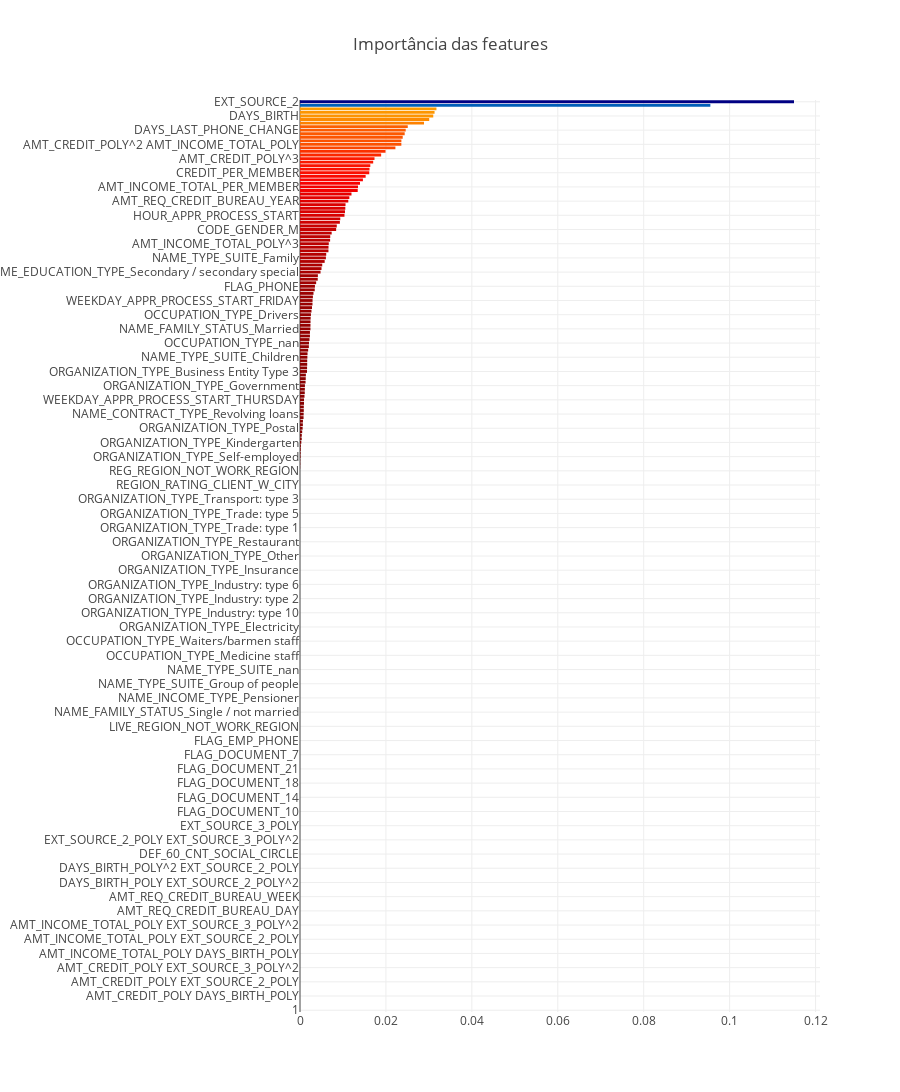

Notebook source saved alongside this figure:
### Markdown cell above
### Passo 1

### Code cell
param1 = {'n_estimators': np.arange(10, 100, 10)} 
grid1 = GridSearchCV(estimator = GradientBoostingClassifier(learning_rate=0.1, 
                                                               min_samples_split=100,
                                                               min_samples_leaf=50,
                                                               max_depth=5,
                                                               max_features='sqrt',
                                                               subsample=0.8,
                                                               random_state=10), 
param_grid = param1, scoring='roc_auc', n_jobs=4, iid=False, cv=5)
grid1.fit(x_train, y_train)

display(grid1.grid_scores_, grid1.best_params_, grid1.best_score_)
draw_feature_importance(grid1.best_estimator_.feature_importances_, x_train.columns)

### Figure 1 — Plotly figure (JSON) as saved in the notebook; plotly's stock layout.template omitted (floating-point values rounded to 4 significant figures; data arrays with more than 128 entries replaced by an {"elided": "..."} marker saying what was removed)
{"data": [{"marker": {"color": {"elided": "257 float values"}, "colorscale": "Jet", "reversescale": true}, "name": "Importância das features", "orientation": "h", "type": "bar", "uid": "52e1490c-edf8-11e8-a459-605718f38acb", "x": {"elided": "257 float values"}, "y": {"elided": "257 str values"}}], "layout": {"height": 4000, "margin": {"l": 300}, "title": "Importância das features", "width": 900, "yaxis": {"showgrid": true}}}
